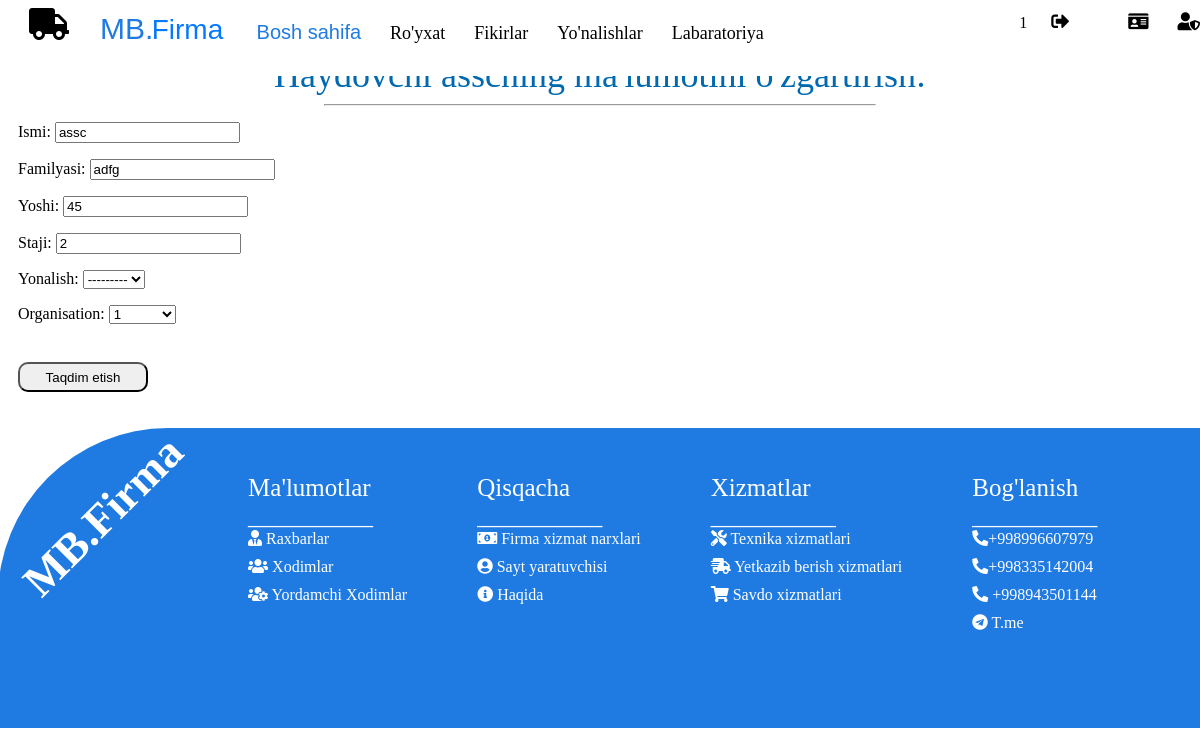
Page /lists/1/update (signed in) on the committed database.
### driver/models.py (models this page shows, shortened)
class User(AbstractUser):
    is_organisor = models.BooleanField(default=True)
    is_agent = models.BooleanField(default=False)
    is_editor = models.BooleanField(default=False)

class Driver(models.Model):
    Ismi = models.CharField(max_length=20)
    Familyasi = models.CharField(max_length=20)
    Yoshi = models.IntegerField(default=0)
    Staji = models.IntegerField(default=0)
    organisation = models.ForeignKey(UserProfile,on_delete=models.CASCADE)
    Yonalish = models.ForeignKey("Yonalish", null=True, blank=True, on_delete=models.SET_NULL)

### driver/views.py (the view, shortened to what this page needs)
# urls.py: path('lists/<int:pk>/update', DriverUpdateView.as_view(), name="Taxrirlash"),
class DriverUpdateView(OrganiserAndLoginRequiredMixin, UpdateView):
    template_name = 'driver/update.html'
    form_class = DriverModelForm
    queryset = models.Driver.objects.all()

### driver/forms.py
class DriverModelForm(forms.ModelForm):
    class Meta:
        model = Driver
        fields = (
            "Ismi",
            "Familyasi",
            "Yoshi",
            "Staji",
            "Yonalish" ,
            "organisation",
        )

### driver/models.py (called while the page is built)
    def  __str__(self):
        return str(self.user.username)

    def  __str__(self):
        return str(self.user)

### yonalish/mixins.py (called while the page is built)
    def dispatch(self, request, *args, **kwargs):
        if not request.user.is_authenticated or not request.user.is_organisor:
            return redirect("login")
        return super().dispatch(request, *args, **kwargs)

### driver/templates/driver/update.html (shortened to what this page needs)
{% extends 'base.html' %} {% block content %}
<div class="mijoz-1">Haydovchi {{driver.Ismi}}ning ma'lumotini o'zgartirish:</div>
<hr class="hr12">
<form method="post">
    {{form.as_p}}
    <br>
    <br>
    <br>
    <br>
    <button type="submit" style="margin-top: -50px; " class="det-btn1">Taqdim etish</button>
</form>
{% endblock content %}

### templates/base.html (shortened to what this page needs)
<HTML>
<head>
{% load static %}
<link href="https://cdnjs.cloudflare.com/ajax/libs/font-awesome/5.15.1/css/all.min.css" rel="stylesheet">
<link rel="stylesheet" href="{% static 'navbar.css' %}">
<link rel="stylesheet" href="{%static 'post.css'%}">
<link rel="stylesheet" href="{% static 'footer.css' %}">
</head>
<body>
<header>
    <section id="header">
        <header>
            <div class="container" >
                <i class="fas fa-truck fa-2x "></i>
                <ul>
                    <li>
                        <span class="name">
                            MB. <span class="name1">Firma</span>
                        </span>
                    </li>
                    <a href="{% url 'driver:Home' %}"> <li class="name" style="margin-left: -20px; font-size: 20px;"> Bosh sahifa</li></a>
                    <a href="{% url 'driver:Ro\'yxat' %}"><li>Ro'yxat</li></a>
                    <a href="{% url 'driver:Fikirlar' %}"><li>Fikirlar</li></a>
                    {% if request.user.is_organisor %}
                    <a href="{% url 'yonalish:yonalish-list' %}"><li>Yo'nalishlar</li></a>
                    {% endif %}
                    <a href="{% url 'driver:Labaratoriya' %}"><li>Labaratoriya</li></a>
                    <span class="n-rigth">
                        <div class="logn">
                            {% if request.user.is_authenticated %}
                            {{ request.user.username }}
                            <a href="{% url 'logout' %}"><li><i class="fas fa-sign-out-alt "></i></li></a>
                            {% else %}
                            <a href="{% url 'login' %}"><li><i class="fas fa-sign-in-alt "></i></li></a>
                            {% endif %}
                        </div>
                        <div class="admin">
                            {% if request.user.is_organisor %}
                            <a href="{% url 'driver:Yaratish' %}"><li><i class="fas fa-id-card "></i></li></a>
                            {% endif %}
                            <a href="/admin"><li><i class="fas fa-user-shield "></i></li></a>
                        </div>
                    </span>
                </ul>
            </div>
        </header>
        </section>
        <br>
        <br>
</header>
{% block content %}
{% endblock content %}
<footer id="footer">
    <div class="container">
        <div class="background">
            <div class="footer-name">MB.Firma</div>
            <div class="gurux">
                    <ul>
                        <div class="bolma"> Ma'lumotlar
                        <br >__________
                        <li><a href="#"><i class="fas fa-user-tie"></i> Raxbarlar </a></li>
                        <li><a href="#"><i class="fas fa-users"></i> Xodimlar </a></li>
                        <li><a href="#"><i class="fas fa-users-cog"></i> Yordamchi Xodimlar </a></li>
                        </div>
                    </ul>
                    <ul>
                        <div class="bolma">Qisqacha
                        <br >__________
                        <li><a href="#"><i class="fas fa-money-bill-alt"></i> Firma xizmat narxlari</a></li>
                        <li><a href="#"><i class="fas fa-user-circle"></i> Sayt yaratuvchisi</a></li>
                        <li><a href="{% url 'driver:Haqida' %}"><i class="fas fa-info-circle"></i> Haqida</a></li>
                        <li></li>
                        </div>
                    </ul>
                    <ul>
                        <div class="bolma">Xizmatlar
                        <br >__________
                        <li><a href="#"><i class="fas fa-tools"></i> Texnika xizmatlari</a></li>
                        <li><a href="#"><i class="fas fa-shipping-fast"></i> Yetkazib berish xizmatlari</a></li>
                        <li><a href="#"><i class="fas fa-shopping-cart"></i> Savdo xizmatlari</a></li>
                        </div>
                    </ul>
                    <ul>
                        <div class="bolma">Bog'lanish
                        <br >__________
                        <li><i class="fas fa-phone-alt"></i>+998996607979</li>
                        <li><i class="fas fa-phone-alt"></i>+998335142004</li>
                        <li><i class="fas fa-phone-alt"></i> +998943501144</li>
                        <li><a href="https://t.me/Dilshod_Narzullayev_Almurod_ogli"><i class="fab fa-telegram"></i> T.me</a></li>
                        </div>
                    </ul>
            </div>
        </div>
</footer>
</body>
</HTML>

### static/navbar.css (style rules this page uses)
#header a { color: black; text-decoration: none; margin: 5px; }
#header { list-style-type: none; overflow: hidden; float: left; width: 100%; height: 10%; margin: 3px; margin-left: -40px; margin-top: -22px; padding-left: 50px; position: fixed; display: block; background-color: white; }
#header i.fas.fa-truck { width: 50px; height: 50px; margin: 1px; margin-top: 12px; margin-right: 6px; }
#header .name { color: #1f7ae2; font-family: 'Poppins', sans-serif; text-align: center; text-decoration: none; font-weight: 500; font-size: 30px; margin-left: -40px; }
#header .name1 { color: #0479ff; font-family: 'Poppins', sans-serif; text-align: center; text-decoration: none; font-weight: 400; font-size: 28px; margin-left: -10px; margin-right: 40px; }
#header li { display: inline; margin-left: 15px; }
.n-rigth { display: block; float: right; overflow: hidden; }
.logn { display: inline; margin-right: 30px; }
.admin { display: inline; }
#header .container { display: inline-flex; width: 100%; }
#header ul { width: 90%; }
#header li { font-size: 18px; }

### static/post.css (style rules this page uses)
body { padding: 10px; }
.det-btn1 { border-radius: 10px; margin-top: 40px; width: 130px; height: 30px; margin-right: 50px; }
.mijoz-1 { font-size: 36px; text-align: center; color: #0069af; }
hr.hr12 { width: 550px; }

### static/footer.css (style rules this page uses)
.background { background-color: #1f7ae2; margin: 0 -18px -22px -20px; height: 300px; border-radius: 170px 0 0 0; display: flex; }
.footer-name { color: #ffffff; transform: rotate(-45deg); width: 5%; font-weight: 800; font-size: 45px; margin: 90px 0 0 80px; }
.gurux { margin: 40px; display: flex; }
.bolma { color: #ffffff; margin: -10px 0 0px 30px; font-size: 25px; }
footer li { color: #ffffff; font-size: 16px; list-style: none; display: block; padding-bottom: 10px; align-items: left; }
footer a { text-decoration: none; color: #ffffff; }
footer i.fas, i.fab { color: #ffffff; }

### rows in the picture
User: user.username "1"
Driver: Ismi "assc", Familyasi "adfg", Yoshi "45", Staji "2", Yonalish "---------", organisation "1"
